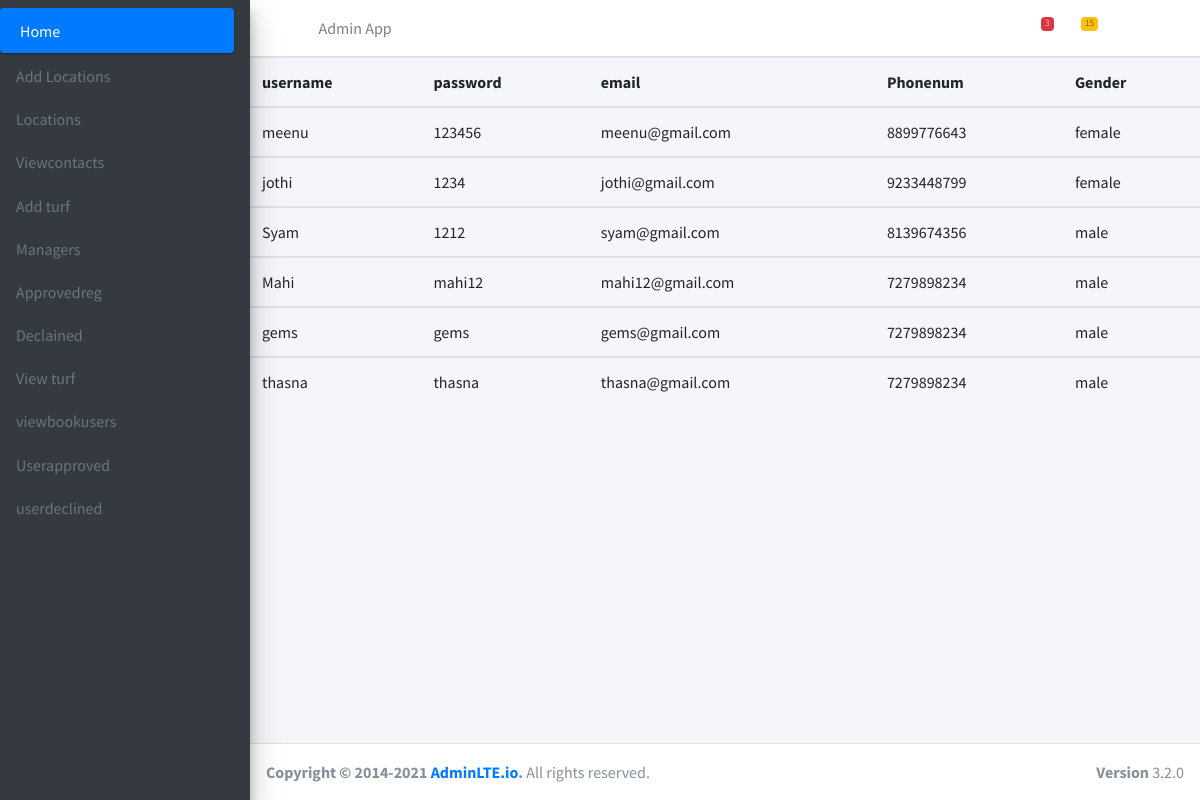
The page /approvedreg on the database its author committed.
### Manager/models.py (models this page shows)
class Register(models.Model):
    username=models.CharField(max_length=200,default='')
    password=models.TextField()
    email=models.EmailField()
    Phonenum=models.IntegerField()
    Gender=models.TextField(default='')
    status=models.IntegerField(default=0)

### Admin/views.py (the view)
# urls.py: path('approvedreg',views.approvedreg,name='approvedreg'),
def approvedreg(request):
    data=Register.objects.filter(status=1)
    return render(request,'approved_t3.html',{'data':data})

### Admin/templates/approved_t3.html
{% extends 'admin_index.html' %}
{% block content %}
<table class="table">
    <thead>
      <tr>
        <th scope="col">username</th>
        <th scope="col">password</th>
        <th scope="col">email</th>
        <th scope="col">Phonenum</th>
        <th scope="col">Gender</th>
      </tr>
    </thead>
    <tbody>
      <tr>
        {% for i in data %}
        <td>{{ i.username }}</td>
        <td>{{ i.password }}</td>
        <td>{{ i.email }}</td>
        <td>{{ i.Phonenum }}</td>
        <td>{{ i.Gender }}</td>
      </tr>
    </tbody>
    {% endfor %}
  </table>
{% endblock %}

### rows shown on the page
Register: username "meenu", password "123456", email "meenu@gmail.com", Phonenum "8899776643", Gender "female"
Register: username "jothi", password "1234", email "jothi@gmail.com", Phonenum "9233448799", Gender "female"
Register: username "Syam", password "1212", email "syam@gmail.com", Phonenum "8139674356", Gender "male"
Register: username "Mahi", password "mahi12", email "mahi12@gmail.com", Phonenum "7279898234", Gender "male"
Register: username "gems", password "gems", email "gems@gmail.com", Phonenum "7279898234", Gender "male"
Register: username "thasna", password "thasna", email "thasna@gmail.com", Phonenum "7279898234", Gender "male"
